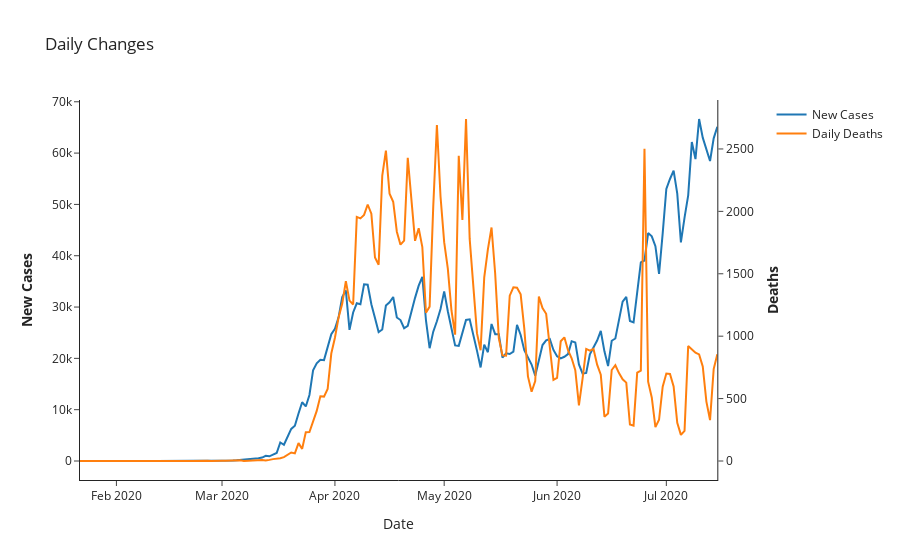

Notebook code for this chart:
### Code cell
# Create figure with secondary y-axis
fig = make_subplots(specs=[[{"secondary_y": True}]])
# Add traces
fig.add_trace(
    go.Scatter(x=df_sum.DATE_F, y=df_sum.positiveIncrease, name="New Cases"),
    secondary_y=False)
fig.add_trace(
    go.Scatter(x=df_sum.DATE_F, y=df_sum.deathIncrease, name="Daily Deaths"),
    secondary_y=True)

# Add figure title
fig.update_layout(template = 'simple_white', title_text="Daily Changes")
fig.update_xaxes(title_text="Date")
fig.update_yaxes(title_text="<b>New Cases</b>", secondary_y=False)
fig.update_yaxes(title_text="<b>Deaths</b>", secondary_y=True)

fig.show()
fig.write_image('Daily Changes.png')

### Figure 1 — Plotly figure (JSON) as saved in the notebook; plotly's stock layout.template omitted (floating-point values rounded to 4 significant figures; data arrays with more than 128 entries replaced by an {"elided": "..."} marker saying what was removed)
{"data": [{"name": "New Cases", "type": "scatter", "x": {"elided": "176 str values"}, "xaxis": "x", "y": {"elided": "176 int values"}, "yaxis": "y"}, {"name": "Daily Deaths", "type": "scatter", "x": {"elided": "176 str values"}, "xaxis": "x", "y": {"elided": "176 int values"}, "yaxis": "y2"}], "layout": {"title": {"text": "Daily Changes"}, "xaxis": {"anchor": "y", "domain": [0, 0.94], "title": {"text": "Date"}}, "yaxis": {"anchor": "x", "domain": [0, 1], "title": {"text": "<b>New Cases</b>"}}, "yaxis2": {"anchor": "x", "overlaying": "y", "side": "right", "title": {"text": "<b>Deaths</b>"}}}}
